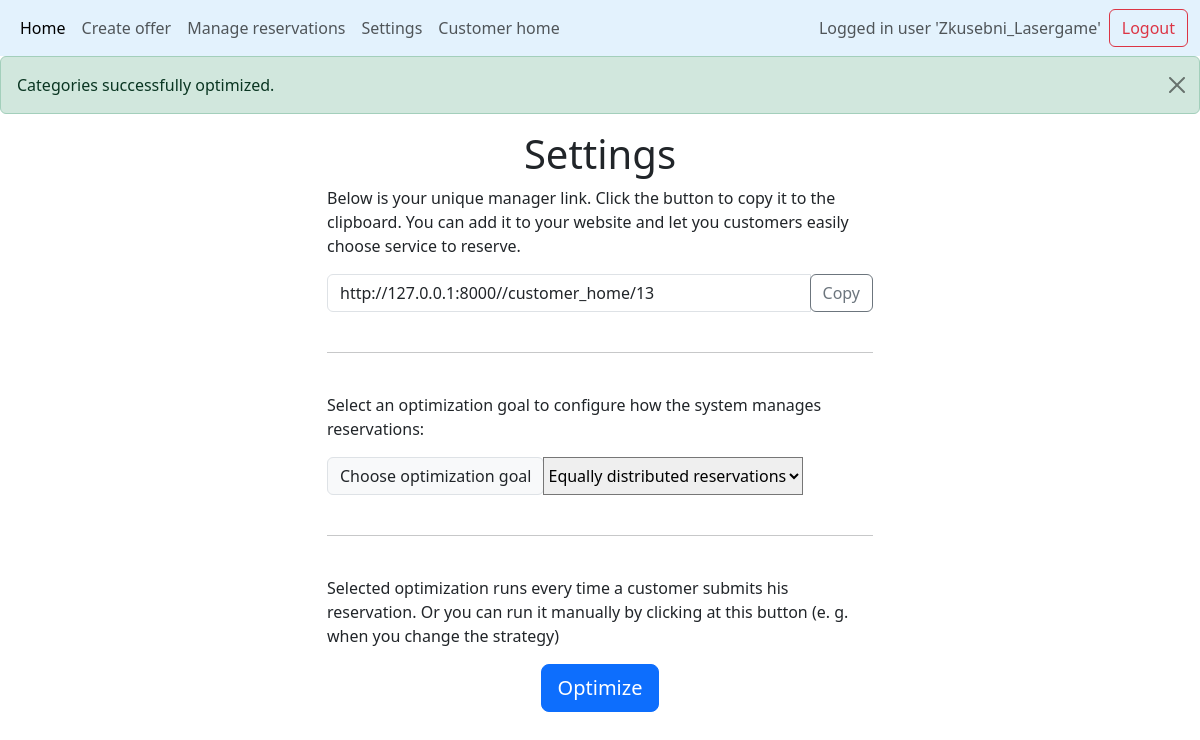
Page /optimize (signed in) on the committed database.
### base/models.py (models this page shows, shortened)
class ManagerProfile(models.Model):
    user = models.OneToOneField(User, on_delete=models.CASCADE, related_name='managerprofile')
    optimization_strategy = models.CharField(max_length=30, default='min_units', choices=[
        ('min_units', 'Minimal units usage'),
        ('equally_distributed', 'Equally distributed reservations'),
        ('no_optimization','No optimizaton')
    ])
    manager_link = models.URLField(max_length=200, blank=True)

### base/views.py (the view)
# urls.py: path('optimize', views.optimize, name='optimize'),
def optimize(request):
    print("optimized clicked")
    current_user = request.user
    profile = request.user.managerprofile
    print("current_user: ", current_user)
    categories = Category.objects.filter(
        belongs_to_offer__manager_of_this_offer=current_user, category_name="Tenisový kurt"
    )
    start_day = timezone.now().date() + timezone.timedelta(days=1)
    strategy=request.user.managerprofile.optimization_strategy
    if strategy=='no_optimization':
        print('not optimizing')
        error_message = "No optimization strategy was chosen"
        messages.error(request, error_message)
        return render(
        request, "manager_link.html",{'profile':profile}   )
    try:
        day_to_optimize = start_day
        for category in categories:
            print("Optimizing for date:", day_to_optimize)
            optimize_category(category, day_to_optimize)
        print("HOTOVO")
        success_message = "Categories successfully optimized."
        messages.success(request, success_message)
    except Exception as e:
        error_message = f"Failed to optimize categories: {str(e)}"
        messages.error(request, error_message)
    return render(
        request, "manager_link.html",{'profile':profile}
    )

### templates/manager_link.html (shortened to what this page needs)
{% extends 'main.html' %}
{% load crispy_forms_tags %}
{% load static %}
{% block content %}
<div class="container-md">
    <div class="row justify-content-center">
        <div class="col-md-6">
            <h1 class="text-center">Settings</h1>
            <p>Below is your unique manager link. Click the button to copy it to the clipboard. You can add it to your website and let you customers easily choose service to reserve.</p>
            <div class="input-group mb-3">
                <input type="text" class="form-control" id="linkToCopy" value="{{ profile.manager_link }}" readonly>
                <div class="input-group-append">
                    <button class="btn btn-outline-secondary" type="button" id="copyButton">Copy</button>
                </div>
            </div>
            <hr style="margin-top: 40px; margin-bottom: 40px;">
            <p>Select an optimization goal to configure how the system manages reservations:</p>
            <form method="POST" action="{% url 'save_optimization_strategy' %}">
                <div class="input-group mb-3">
                    <div class="input-group-prepend">
                        <label class="input-group-text" for="optimizationStrategy">Choose optimization goal</label>
                    </div>
                    <select class="custom-select" id="optimizationStrategy" name="optimizationStrategy">
                        <option value="equally_distributed" {% if profile.optimization_strategy == "equally_distributed" %}selected{% endif %}>Equally distributed reservations</option>
                    </select>
                </div>
            </form>
            <hr style="margin-top: 40px; margin-bottom: 40px;">
            <p>Selected optimization runs every time a customer submits his reservation. Or you can run it manually by clicking at this button (e. g. when you change the strategy)</p>
            <div class="d-flex justify-content-center">
                <a href="{% url 'optimize' %}" class="btn btn-primary btn-lg" type="button"
                    id="optimizeButton">Optimize</a>
            </div>
        </div>
    </div>
</div>
{% endblock %}

### templates/navbar.html (shortened to what this page needs)
<nav class="navbar navbar-expand-lg" style="background-color: #e3f2fd;">
  <div class="container-fluid">
    <div class="collapse navbar-collapse" id="navbarSupportedContent">
      <ul class="navbar-nav me-auto mb-2 mb-lg-0">
        <li class="nav-item">
          <a class="nav-link active" aria-current="page" href="/manager_home">Home</a>
        </li>
        <li class="nav-item">
          <a class="nav-link" href="/create_offer">Create offer</a>
        </li>
        <li class="nav-item">
          <a class="nav-link" href="/managed_reservations">Manage reservations</a>
        </li>
        {% if request.user.is_authenticated %}
        <li class="nav-item">
          <a class="nav-link" href="{% url 'manager_link' manager_id=request.user.id %}">Settings</a>
        </li>
        <li class="nav-item">
          <a class="nav-link" target="_blank" href="{% url 'customer_home' manager_id=request.user.id %}">Customer home</a>
        </li>
        {% endif %}
      </ul>
       <div class="d-flex align-items-center">
        {% if request.user.is_authenticated %}
        <span class="navbar-text me-2"> Logged in user '{{ request.user.username | title }}'</span>
        <a class="btn btn-outline-danger" href="{% url 'logout' %}">Logout</a>
        {% else %}
        <a class="btn btn-outline-primary" href="{% url 'login' %}">Login</a>
        {% endif %}
      </div>
    </div>
    </div>
</nav>

### rows in the picture
ManagerProfile: manager_link "http://127.0.0.1:8000//customer_home/13", optimizationStrategy "Equally distributed reservations"

### other values in the picture
{{ request.user.username | title }} "Zkusebni_Lasergame"
{{ message|safe }} "Categories successfully optimized."
